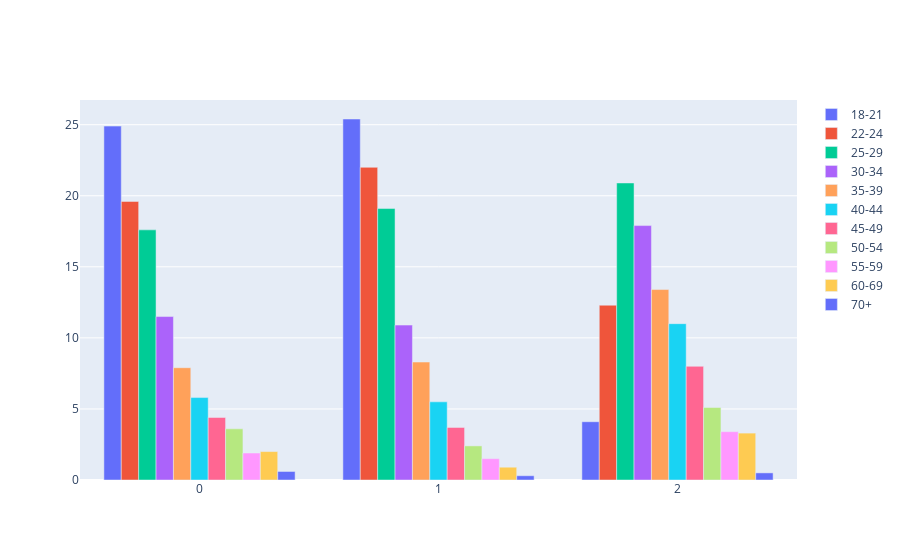

The cell this chart's notebook holds for it:
### Code cell
cluster_question_plot(binary_data, "Age")[0]

### Figure 1 — Plotly figure (JSON) as saved in the notebook; plotly's stock layout.template omitted (floating-point values rounded to 4 significant figures)
{"data": [{"name": "18-21", "type": "bar", "x": [0, 1, 2], "y": [24.9, 25.4, 4.1]}, {"name": "22-24", "type": "bar", "x": [0, 1, 2], "y": [19.6, 22, 12.3]}, {"name": "25-29", "type": "bar", "x": [0, 1, 2], "y": [17.6, 19.1, 20.9]}, {"name": "30-34", "type": "bar", "x": [0, 1, 2], "y": [11.5, 10.9, 17.9]}, {"name": "35-39", "type": "bar", "x": [0, 1, 2], "y": [7.9, 8.3, 13.4]}, {"name": "40-44", "type": "bar", "x": [0, 1, 2], "y": [5.8, 5.5, 11]}, {"name": "45-49", "type": "bar", "x": [0, 1, 2], "y": [4.4, 3.7, 8]}, {"name": "50-54", "type": "bar", "x": [0, 1, 2], "y": [3.6, 2.4, 5.1]}, {"name": "55-59", "type": "bar", "x": [0, 1, 2], "y": [1.9, 1.5, 3.4]}, {"name": "60-69", "type": "bar", "x": [0, 1, 2], "y": [2, 0.9, 3.3]}, {"name": "70+", "type": "bar", "x": [0, 1, 2], "y": [0.6, 0.3, 0.5]}], "layout": {}}
